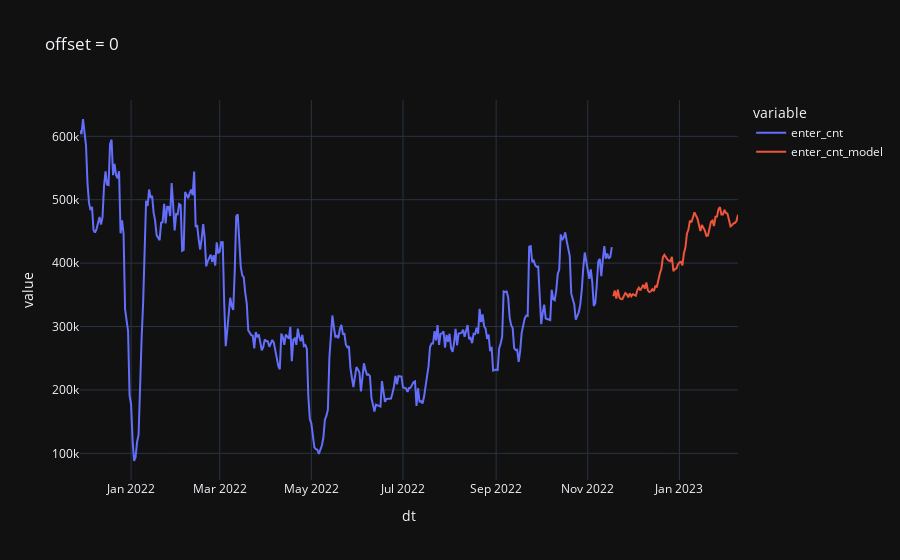
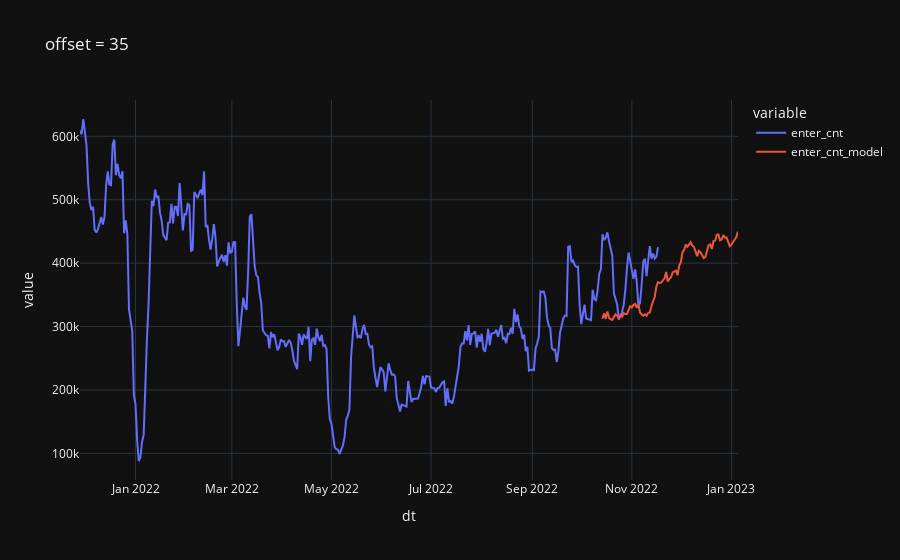

Here is the notebook cell these charts were saved with, in order:
### Code cell
def test_model(offset):
    out = data.copy()
    tx = out.copy().iloc[len(data) - offset - HISTORY_SIZE:len(data) - offset]
    tx['enter_cnt'] /= enter_std
    tx['leave_cnt'] /= leave_std
    tx['search_cnt'] /= search_std
    mx = tx.values.reshape((1, x_elm))
    my = model.predict(mx)
    my = my.reshape(y_shape).transpose()
    ty = pd.DataFrame(my)
    ty_index = pd.date_range(tx.index[-1] + pd.DateOffset(1), tx.index[-1] + pd.DateOffset(HORIZON_SIZE), freq='D')
    # ty = pd.DataFrame({ 'dt': ty_index, 'enter_cnt': ty[0] }).set_index('dt')
    ty = pd.DataFrame({ 'dt': ty_index, 'leave_cnt': ty[0] }).set_index('dt')
    # ty['enter_cnt'] *= enter_std
    ty['leave_cnt'] *= leave_std
    out = out.merge(ty, on='dt', how='outer', suffixes=['', '_model'])

    res = out
    # px.line(res, y=['enter_cnt', 'enter_cnt_model'], title=f"offset = {offset}").show()
    px.line(res, y=['leave_cnt', 'leave_cnt_model'], title=f"offset = {offset}").show()

test_model(0*7)
test_model(5*7)
test_model(10*7)
test_model(15*7)
test_model(20*7)
test_model(25*7)
test_model(30*7)
test_model(35*7)

### Figure 1 — Plotly figure (JSON) as saved in the notebook; plotly's stock layout.template omitted (floating-point values rounded to 4 significant figures; data arrays with more than 128 entries replaced by an {"elided": "..."} marker saying what was removed)
{"data": [{"hovertemplate": "variable=enter_cnt<br>dt=%{x}<br>value=%{y}<extra></extra>", "legendgroup": "enter_cnt", "line": {"color": "#636efa", "dash": "solid"}, "marker": {"symbol": "circle"}, "mode": "lines", "name": "enter_cnt", "orientation": "v", "showlegend": true, "x": {"elided": "439 str values"}, "xaxis": "x", "y": {"elided": "439 float values"}, "yaxis": "y", "type": "scatter"}, {"hovertemplate": "variable=enter_cnt_model<br>dt=%{x}<br>value=%{y}<extra></extra>", "legendgroup": "enter_cnt_model", "line": {"color": "#EF553B", "dash": "solid"}, "marker": {"symbol": "circle"}, "mode": "lines", "name": "enter_cnt_model", "orientation": "v", "showlegend": true, "x": {"elided": "439 str values"}, "xaxis": "x", "y": {"elided": "439 float values"}, "yaxis": "y", "type": "scatter"}], "layout": {"xaxis": {"anchor": "y", "domain": [0.0, 1.0], "title": {"text": "dt"}}, "yaxis": {"anchor": "x", "domain": [0.0, 1.0], "title": {"text": "value"}}, "legend": {"title": {"text": "variable"}, "tracegroupgap": 0}, "title": {"text": "offset = 0"}}}

### Figure 2 — Plotly figure (JSON) as saved in the notebook; plotly's stock layout.template omitted (floating-point values rounded to 4 significant figures; data arrays with more than 128 entries replaced by an {"elided": "..."} marker saying what was removed)
{"data": [{"hovertemplate": "variable=enter_cnt<br>dt=%{x}<br>value=%{y}<extra></extra>", "legendgroup": "enter_cnt", "line": {"color": "#636efa", "dash": "solid"}, "marker": {"symbol": "circle"}, "mode": "lines", "name": "enter_cnt", "orientation": "v", "showlegend": true, "x": {"elided": "404 str values"}, "xaxis": "x", "y": {"elided": "404 float values"}, "yaxis": "y", "type": "scatter"}, {"hovertemplate": "variable=enter_cnt_model<br>dt=%{x}<br>value=%{y}<extra></extra>", "legendgroup": "enter_cnt_model", "line": {"color": "#EF553B", "dash": "solid"}, "marker": {"symbol": "circle"}, "mode": "lines", "name": "enter_cnt_model", "orientation": "v", "showlegend": true, "x": {"elided": "404 str values"}, "xaxis": "x", "y": {"elided": "404 float values"}, "yaxis": "y", "type": "scatter"}], "layout": {"xaxis": {"anchor": "y", "domain": [0.0, 1.0], "title": {"text": "dt"}}, "yaxis": {"anchor": "x", "domain": [0.0, 1.0], "title": {"text": "value"}}, "legend": {"title": {"text": "variable"}, "tracegroupgap": 0}, "title": {"text": "offset = 35"}}}
